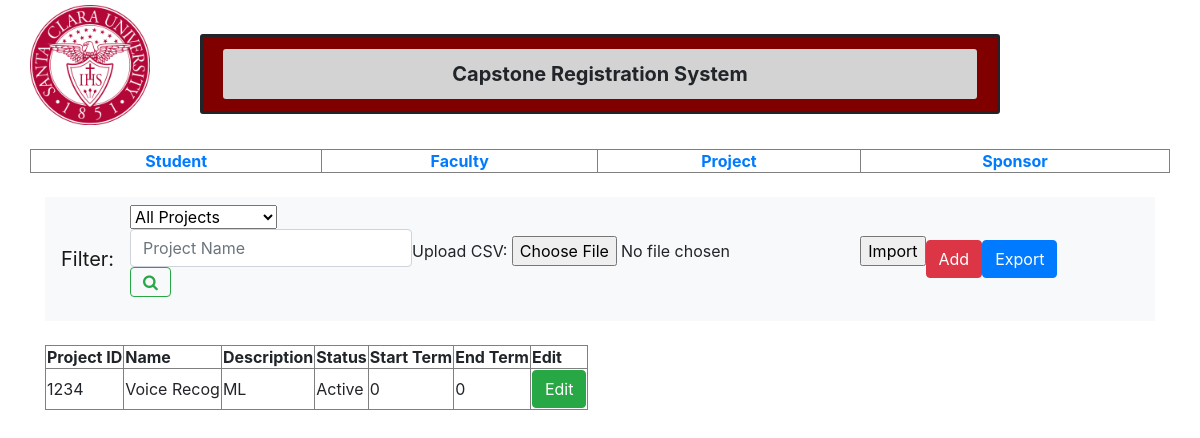
/Capstone_Project_Integration/index_project.php, run on the app's committed database.
### tables this page shows
CREATE TABLE `project` (
  `project_id` int(10) NOT NULL,
  `student_id` int(10) DEFAULT NULL,
  `faculty_id` int(10) DEFAULT NULL,
  `name` varchar(30) DEFAULT NULL,
  `description` varchar(150) DEFAULT NULL,
  `status` varchar(10) DEFAULT NULL,
  `start_date` int(10) DEFAULT NULL,
  `end_date` int(10) DEFAULT NULL,
  `Documents` varchar(500) NOT NULL
);

### Capstone_Project_Integration/ref_fun.php (called while the page is built, shortened)
<?php
function connectDB()
{
    $localhost = "localhost";
    $dbun = "root";
    $dbpw = "Thinkblue76";
    $dbname = "capstone_reg_test";
    $connect = mysqli_connect($localhost,$dbun,$dbpw,$dbname);
    return $connect;
}
function searchTable($query)
{
    $search_result = mysqli_query(connectDB(), $query);
    return $search_result;
}
function transformTerm($term)
{
    $quarterArray = array(0 => 'Fall ', 2 => 'Winter ', 4 => 'Spring ', 6 => 'Summer ');
    $start_year = 1978;
    $counter = 0;
    $termArray = array($counter => $start_year);
    $year = substr($term, 0, 2);
    $quarter = substr($term, 2,1);
    for($counter; $counter <= $year; $counter++)
    {
        array_push($termArray, $start_year += 1);
    }
    if($quarter == 0)
    {
        $value = $quarterArray[$quarter].$termArray[$year];
    }
    elseif($quarter == 2)
    {
        $value = $quarterArray[$quarter].$termArray[$year];
    }
    elseif($quarter == 4)
    {
        $value = $quarterArray[$quarter].$termArray[$year];
    }
    elseif($quarter == 6)
    {
        $value = $quarterArray[$quarter].$termArray[$year];
    }
    else
    {
        $value = $term;
    }
    return $value;
}
?>

### Capstone_Project_Integration/index_project.php (the view, shortened to what this page needs)
<html>
    <head>
    <link rel="stylesheet" href="https://stackpath.bootstrapcdn.com/bootstrap/4.3.1/css/bootstrap.min.css">
        <link rel="stylesheet" href="style.css">
        <link rel="stylesheet" href="https://cdnjs.cloudflare.com/ajax/libs/font-awesome/4.7.0/css/font-awesome.min.css">
    </head>
    <body>
        <div class="container">
            <div class="row">
                <div class="cola"><div id="scuLogo"><img src="assets/img/Santa_Clara_U_Seal.svg.png"/></div>
                </div>
                <div class="colb">
                    <div class="outer">
                        <div class="inner">Capstone Registration System</div>
                    </div>
                </div>
            </div>
            <br>
            <div class = "row">
                <table class="itemnav" border= "1px">
                    <th><a href="index.php">Student</a></th>
                    <th><a href="index_faculty.php">Faculty</a></th>
                    <th><a href="index_project.php">Project</a></th>
                    <th><a href="index_sponsor.php">Sponsor</a></th>
                </table>
            </div>
<br>
<div id="row">
    <nav class="navbar navbar-expand-lg navbar-light bg-light">
            <a class="navbar-brand" href="#">Filter: </a>
        <div class="collapse navbar-collapse" id="navbarSupportedContent">
                <form action="index_project.php" method="POST">
                    <ul class="navbar-nav mr-auto">
                    <li class="nav-item dropdown">
                       <select name ="projfilter" id="filter" class="filter">
                            <option value="all"> All Projects </option>
                        </select>
                    </li>
                    </ul>
                    <form class="form-inline my-2 my-lg-0" action="index_project.php" method="POST">
                        <input class="form-control mr-sm-2" type="text" name="search_value" placeholder="Project Name" aria-label="Search">
                        <button class="btn btn-outline-success my-2 my-sm-0" name="search" type="submit"><i class="fa fa-search" aria-hidden="true"></i></button>
                    </form>
                </form>
<?php
include ('ref_fun.php');
if (!isset( $_GET['startrow']) or !is_numeric($_GET['startrow']))
{
    $startrow = 0;
}
else
{
    $startrow = (int) $_GET['startrow'];
}
if(isset($_POST['search']))
{
    $filter_value = $_POST['projfilter'];
    $search_value = $_POST['search_value'];
    if ($search_value != NULL)
    {
        $search = "(name LIKE '%".$search_value."%')";
    }
    else
    {
        $search = "";
    }
    if($filter_value == "active")
    {
        $filter = "(status = 'Active')";
    }
    elseif($filter_value == "inactive")
    {
        $filter = "(status = 'Inactive')";
    }
    elseif ($filter_value == "all")
    {
        $filter = "1";
    }
    else
    {
        $filter = "";
    }
    if($filter_value = "all" and $search_value != NULL)
    {
       $where_value = "WHERE ".$search;
    }
    elseif($filter_value = "active" and $search_value != NULL)
    {
        $where_value = "WHERE ".$filter." AND ".$search;
    }
    elseif($filter_value = "inactive" and $search_value != NULL)
    {
        $where_value = "WHERE ".$filter." AND ".$search;
    }
    else
    {
        $where_value = "WHERE ".$filter;
    }
    $search_query = "SELECT * FROM project ".$where_value." ORDER BY 1 LIMIT $startrow, 20";
    $search_result = searchTable($search_query);
}
else
{
    $query = "SELECT * FROM project ORDER BY 1 LIMIT $startrow,20";
    $search_result = searchTable($query);
}
?>
                <form  method="post" enctype="multipart/form-data">
                  Upload CSV: <input type="file" name="file">
                  <input type="submit" name="submit" value="Import">
                </form>
                <button type='button' class='btn btn-danger' data-toggle='modal' data-target='#addModal'>Add</button>
            <button method="post" type="button" class="btn btn-primary" name="export" data-toggle="modal"  data-target="#exportModal">Export</button>
            <?php
                $download_query = "SELECT * FROM project ORDER BY 1";
                $download_result = searchTable($download_query);
            ?>
    </nav>
</div>
<br>
<div id="table">
    <table border="1px">
    <?php
    $numrows = mysqli_num_rows($search_result);
    if ($numrows > 0)
    {
        echo "<table border='1px'>";
        echo "<thead>";
        echo "<th>Project ID</th>";
        echo "<th>Name</th>";
        echo "<th>Description</th>";
        echo "<th>Status</th>";
        echo "<th>Start Term</th>";
        echo "<th>End Term</th>";
         echo "<th>Edit</th>";
        echo "</thead>";
        if ($search_result-> num_rows > 0)
        {
            while ($row = mysqli_fetch_array($search_result, MYSQLI_ASSOC))
            {
                echo "<tr>";
                echo "<td>{$row['project_id']}</td>";
                echo "<td>{$row['name']}</td>";
                echo "<td>{$row['description']}</td>";
                echo "<td>{$row['status']}</td>";
                echo "<td>".transformTerm($row['start_date'])."</td>";
                echo "<td>".transformTerm($row['end_date'])."</td>";
                echo"<td><button type='button' class='btn btn-success editbutton' data-toggle='modal' data-target='#editmodal'>Edit</button></td>";
                echo "</tr>";
            }
            echo "</table>";
        }
    }
    ?>
</div>
</div>
</body>
</html>

### Capstone_Project_Integration/style.css (style rules this page uses)
body { padding: 5px; }
#scuLogo { width: 120px; height: 120px; margin: auto; }
#scuLogo img { width: 120px; height: 120px; }
.cola { width: 0%; }
.colb { align-content: center; width: 100%; }
.outer { display: flex; background-color: maroon; width: 800; height: 80; margin-top: 18px; margin-bottom: auto; margin-left: auto; margin-right: auto; border-style: solid; border-radius: 3px; }
.inner { background-color: lightgray; margin-left: 20px; margin-right: 20px; margin-bottom: auto; margin-top: auto; text-align: center; font-weight: bold; font-size: 30pt; border-radius: 3px; padding: 10px; font-size: 20px; width: inherit; }
.itemnav { width: 100%; text-align: center; }

### data on the page
project: project_id "1234", name "Voice Recog", description "ML", status "Active"
